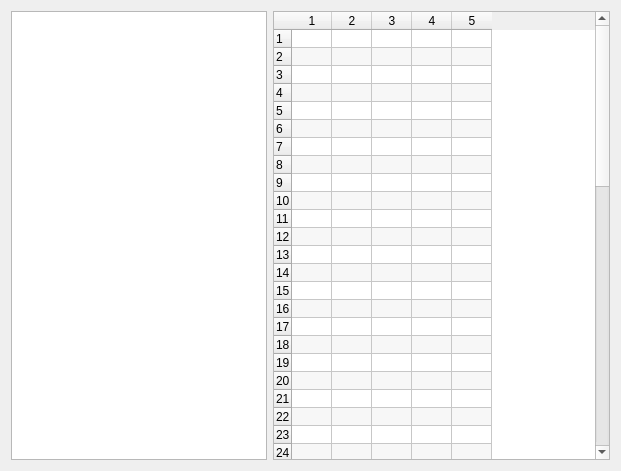
<?xml version="1.0" encoding="UTF-8"?>
<ui version="4.0">
 <class>RamTable</class>
 <widget class="QWidget" name="RamTable">
  <property name="geometry">
   <rect>
    <x>0</x>
    <y>0</y>
    <width>621</width>
    <height>471</height>
   </rect>
  </property>
  <property name="sizePolicy">
   <sizepolicy hsizetype="Preferred" vsizetype="Preferred">
    <horstretch>0</horstretch>
    <verstretch>0</verstretch>
   </sizepolicy>
  </property>
  <property name="windowTitle">
   <string>Form</string>
  </property>
  <layout class="QHBoxLayout" name="horizontalLayout">
   <item>
    <widget class="QListView" name="registers">
     <property name="sizePolicy">
      <sizepolicy hsizetype="Preferred" vsizetype="Expanding">
       <horstretch>0</horstretch>
       <verstretch>0</verstretch>
      </sizepolicy>
     </property>
    </widget>
   </item>
   <item>
    <widget class="QTableWidget" name="table">
     <property name="sizePolicy">
      <sizepolicy hsizetype="Expanding" vsizetype="Expanding">
       <horstretch>0</horstretch>
       <verstretch>0</verstretch>
      </sizepolicy>
     </property>
     <property name="minimumSize">
      <size>
       <width>0</width>
       <height>0</height>
      </size>
     </property>
     <property name="verticalScrollBarPolicy">
      <enum>Qt::ScrollBarAsNeeded</enum>
     </property>
     <property name="horizontalScrollBarPolicy">
      <enum>Qt::ScrollBarAsNeeded</enum>
     </property>
     <property name="autoScroll">
      <bool>true</bool>
     </property>
     <property name="alternatingRowColors">
      <bool>true</bool>
     </property>
     <property name="wordWrap">
      <bool>false</bool>
     </property>
     <property name="cornerButtonEnabled">
      <bool>false</bool>
     </property>
     <property name="rowCount">
      <number>60</number>
     </property>
     <property name="columnCount">
      <number>5</number>
     </property>
     <attribute name="horizontalHeaderVisible">
      <bool>true</bool>
     </attribute>
     <attribute name="horizontalHeaderDefaultSectionSize">
      <number>40</number>
     </attribute>
     <attribute name="horizontalHeaderMinimumSectionSize">
      <number>30</number>
     </attribute>
     <attribute name="verticalHeaderDefaultSectionSize">
      <number>18</number>
     </attribute>
     <attribute name="verticalHeaderMinimumSectionSize">
      <number>18</number>
     </attribute>
     <row/>
     <row/>
     <row/>
     <row/>
     <row/>
     <row/>
     <row/>
     <row/>
     <row/>
     <row/>
     <row/>
     <row/>
     <row/>
     <row/>
     <row/>
     <row/>
     <row/>
     <row/>
     <row/>
     <row/>
     <row/>
     <row/>
     <row/>
     <row/>
     <row/>
     <row/>
     <row/>
     <row/>
     <row/>
     <row/>
     <row/>
     <row/>
     <row/>
     <row/>
     <row/>
     <row/>
     <row/>
     <row/>
     <row/>
     <row/>
     <row/>
     <row/>
     <row/>
     <row/>
     <row/>
     <row/>
     <row/>
     <row/>
     <row/>
     <row/>
     <row/>
     <row/>
     <row/>
     <row/>
     <row/>
     <row/>
     <row/>
     <row/>
     <row/>
     <row/>
     <column/>
     <column/>
     <column/>
     <column/>
     <column/>
    </widget>
   </item>
  </layout>
 </widget>
 <resources/>
 <connections/>
</ui>
